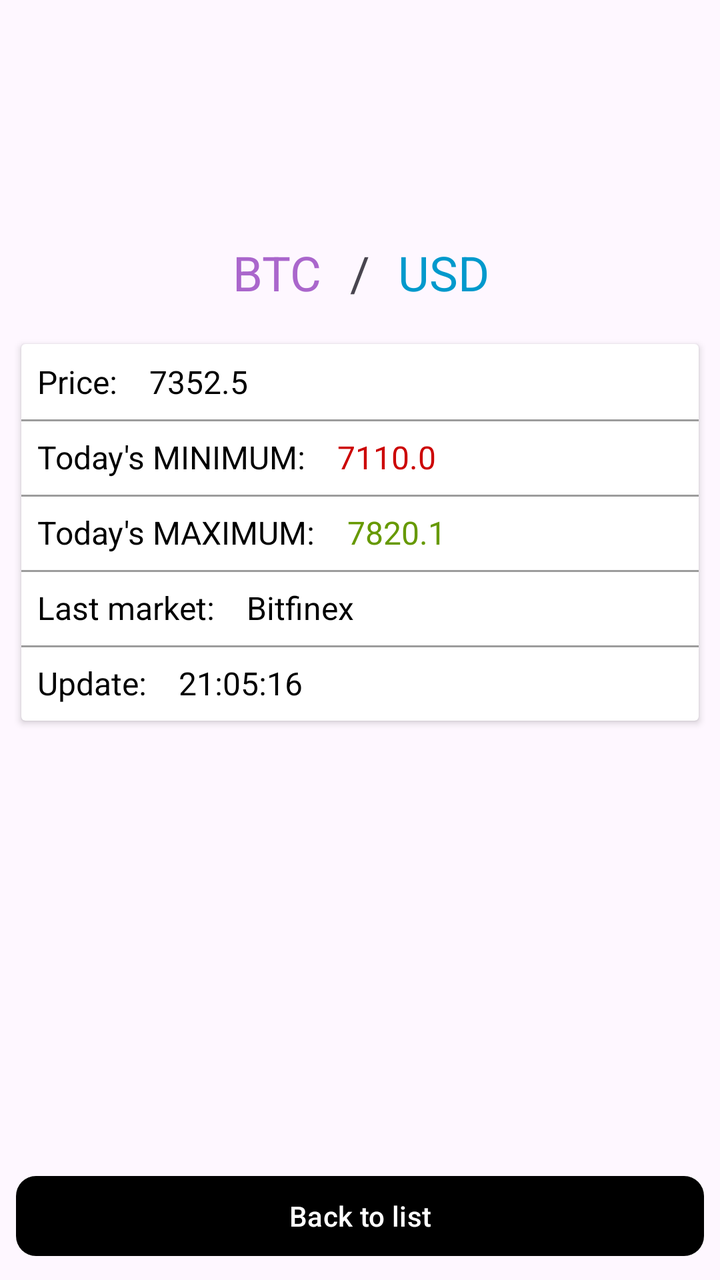
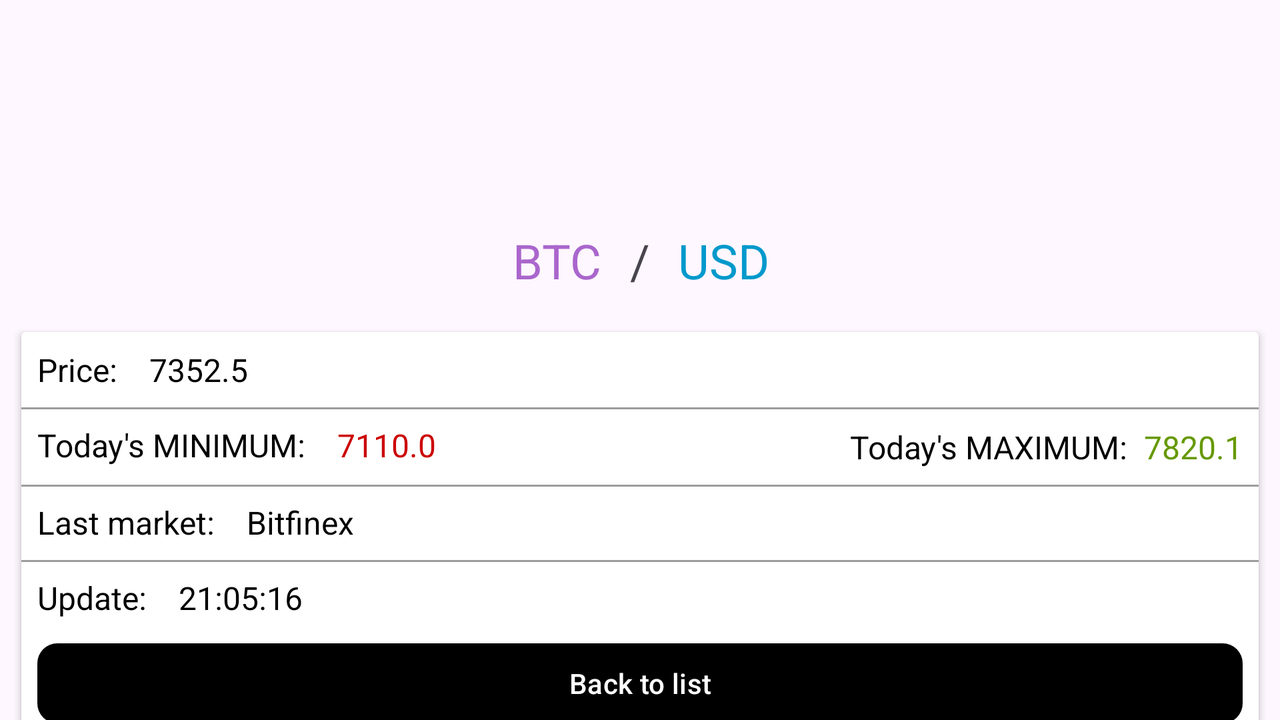

One screen, two layout resources from the same app: the default and the repository's alternative for another configuration. Each is rendered where Android would select it; the XML of both is given below.
<!-- AndroidManifest.xml: activity theme Theme.CryptoApp -->
<!-- res/layout/activity_coin_detail.xml -->
<?xml version="1.0" encoding="utf-8"?>
<androidx.constraintlayout.widget.ConstraintLayout xmlns:android="http://schemas.android.com/apk/res/android"
    xmlns:app="http://schemas.android.com/apk/res-auto"
    xmlns:tools="http://schemas.android.com/tools"
    android:layout_width="match_parent"
    android:layout_height="match_parent"
    tools:context=".presentation.CoinDetailActivity">

    <ImageView
        android:id="@+id/ivLogoCoin"
        android:layout_width="80dp"
        android:layout_height="80dp"
        android:layout_margin="16dp"
        android:contentDescription="@string/coin_logo"
        app:layout_constraintEnd_toEndOf="parent"
        app:layout_constraintStart_toStartOf="parent"
        app:layout_constraintTop_toTopOf="parent"
        tools:src="@mipmap/ic_launcher" />

    <TextView
        android:id="@+id/tvFromSymbol"
        android:layout_width="wrap_content"
        android:layout_height="wrap_content"
        android:textColor="@android:color/holo_purple"
        android:textSize="24sp"
        app:layout_constraintBottom_toBottomOf="@id/tvSlash"
        app:layout_constraintEnd_toStartOf="@id/tvSlash"
        app:layout_constraintTop_toTopOf="@id/tvSlash"
        tools:text="BTC" />

    <TextView
        android:id="@+id/tvSlash"
        android:layout_width="wrap_content"
        android:layout_height="wrap_content"
        android:layout_marginTop="16dp"
        android:padding="8dp"
        android:text="@string/slash"
        android:textSize="24sp"
        app:layout_constraintEnd_toEndOf="parent"
        app:layout_constraintStart_toStartOf="parent"
        app:layout_constraintTop_toBottomOf="@id/ivLogoCoin" />

    <TextView
        android:id="@+id/tvToSymbol"
        android:layout_width="wrap_content"
        android:layout_height="wrap_content"
        android:textColor="@android:color/holo_blue_dark"
        android:textSize="24sp"
        app:layout_constraintBottom_toBottomOf="@id/tvSlash"
        app:layout_constraintStart_toEndOf="@id/tvSlash"
        app:layout_constraintTop_toTopOf="@id/tvSlash"
        tools:text="USD" />

    <androidx.cardview.widget.CardView
        android:layout_width="match_parent"
        android:layout_height="wrap_content"
        android:layout_margin="8dp"
        app:cardUseCompatPadding="true"
        app:layout_constraintTop_toBottomOf="@id/tvSlash">

        <androidx.constraintlayout.widget.ConstraintLayout
            android:layout_width="match_parent"
            android:layout_height="wrap_content"
            android:paddingTop="8dp"
            android:paddingBottom="8dp">

            <TextView
                android:id="@+id/tvPriceLabel"
                android:layout_width="wrap_content"
                android:layout_height="wrap_content"
                android:paddingStart="8dp"
                android:paddingEnd="8dp"
                android:text="@string/price_label"
                android:textColor="#000"
                android:textSize="16sp"
                app:layout_constraintStart_toStartOf="parent"
                app:layout_constraintTop_toTopOf="parent" />

            <TextView
                android:id="@+id/tvPrice"
                android:layout_width="wrap_content"
                android:layout_height="wrap_content"
                android:layout_marginStart="8dp"
                android:textColor="#000"
                android:textSize="16sp"
                app:layout_constraintStart_toEndOf="@id/tvPriceLabel"
                app:layout_constraintTop_toTopOf="parent"
                tools:text="7352.5" />

            <View
                android:layout_width="match_parent"
                android:layout_height="1dp"
                android:layout_marginTop="8dp"
                android:background="#63000000"
                app:layout_constraintTop_toBottomOf="@id/tvPriceLabel" />

            <TextView
                android:id="@+id/tvMinPriceLabel"
                android:layout_width="wrap_content"
                android:layout_height="wrap_content"
                android:layout_marginTop="16dp"
                android:paddingStart="8dp"
                android:paddingEnd="8dp"
                android:text="@string/min_price_label"
                android:textColor="#000"
                android:textSize="16sp"
                app:layout_constraintStart_toStartOf="parent"
                app:layout_constraintTop_toBottomOf="@id/tvPriceLabel" />

            <TextView
                android:id="@+id/tvMinPrice"
                android:layout_width="wrap_content"
                android:layout_height="wrap_content"
                android:layout_marginStart="8dp"
                android:layout_marginTop="16dp"
                android:textColor="@android:color/holo_red_dark"
                android:textSize="16sp"
                app:layout_constraintStart_toEndOf="@id/tvMinPriceLabel"
                app:layout_constraintTop_toBottomOf="@id/tvPriceLabel"
                tools:text="7110.0" />

            <View
                android:layout_width="match_parent"
                android:layout_height="1dp"
                android:layout_marginTop="8dp"
                android:background="#63000000"
                app:layout_constraintTop_toBottomOf="@id/tvMinPriceLabel" />

            <TextView
                android:id="@+id/tvMaxPriceLabel"
                android:layout_width="wrap_content"
                android:layout_height="wrap_content"
                android:layout_marginTop="16dp"
                android:paddingStart="8dp"
                android:paddingEnd="8dp"
                android:text="@string/max_price_label"
                android:textColor="#000"
                android:textSize="16sp"
                app:layout_constraintStart_toStartOf="parent"
                app:layout_constraintTop_toBottomOf="@id/tvMinPriceLabel" />

            <TextView
                android:id="@+id/tvMaxPrice"
                android:layout_width="wrap_content"
                android:layout_height="wrap_content"
                android:layout_marginStart="8dp"
                android:layout_marginTop="16dp"
                android:textColor="@android:color/holo_green_dark"
                android:textSize="16sp"
                app:layout_constraintStart_toEndOf="@id/tvMaxPriceLabel"
                app:layout_constraintTop_toBottomOf="@id/tvMinPriceLabel"
                tools:text="7820.1" />

            <View
                android:layout_width="match_parent"
                android:layout_height="1dp"
                android:layout_marginTop="8dp"
                android:background="#63000000"
                app:layout_constraintTop_toBottomOf="@id/tvMaxPriceLabel" />

            <TextView
                android:id="@+id/tvLastMarketLabel"
                android:layout_width="wrap_content"
                android:layout_height="wrap_content"
                android:layout_marginTop="16dp"
                android:paddingStart="8dp"
                android:paddingEnd="8dp"
                android:text="@string/last_market_label"
                android:textColor="#000"
                android:textSize="16sp"
                app:layout_constraintStart_toStartOf="parent"
                app:layout_constraintTop_toBottomOf="@id/tvMaxPriceLabel" />

            <TextView
                android:id="@+id/tvLastMarket"
                android:layout_width="wrap_content"
                android:layout_height="wrap_content"
                android:layout_marginStart="8dp"
                android:layout_marginTop="16dp"
                android:textColor="#000"
                android:textSize="16sp"
                app:layout_constraintStart_toEndOf="@id/tvLastMarketLabel"
                app:layout_constraintTop_toBottomOf="@id/tvMaxPriceLabel"
                tools:text="Bitfinex" />

            <View
                android:layout_width="match_parent"
                android:layout_height="1dp"
                android:layout_marginTop="8dp"
                android:background="#63000000"
                app:layout_constraintTop_toBottomOf="@id/tvLastMarketLabel" />

            <TextView
                android:id="@+id/tvLastUpdateLabel"
                android:layout_width="wrap_content"
                android:layout_height="wrap_content"
                android:layout_marginTop="16dp"
                android:paddingStart="8dp"
                android:paddingEnd="8dp"
                android:text="@string/last_updated_label"
                android:textColor="#000"
                android:textSize="16sp"
                app:layout_constraintStart_toStartOf="parent"
                app:layout_constraintTop_toBottomOf="@id/tvLastMarketLabel" />

            <TextView
                android:id="@+id/tvLastUpdate"
                android:layout_width="wrap_content"
                android:layout_height="wrap_content"
                android:layout_marginStart="8dp"
                android:layout_marginTop="16dp"
                android:textColor="#000"
                android:textSize="16sp"
                app:layout_constraintStart_toEndOf="@id/tvLastUpdateLabel"
                app:layout_constraintTop_toBottomOf="@id/tvLastMarket"
                tools:text="21:05:16" />

        </androidx.constraintlayout.widget.ConstraintLayout>

    </androidx.cardview.widget.CardView>

    <Button
        android:id="@+id/buttonBack"
        android:layout_width="0dp"
        android:layout_height="wrap_content"
        android:layout_margin="8dp"
        android:text="@string/back_to_list"
        app:cornerRadius="10dp"
        app:layout_constraintBottom_toBottomOf="parent"
        app:layout_constraintEnd_toEndOf="parent"
        app:layout_constraintStart_toStartOf="parent" />

</androidx.constraintlayout.widget.ConstraintLayout>
<!-- resources referenced by this layout -->
<resources>
  <string name="back_to_list">Back to list</string>
  <string name="coin_logo">Coin logo</string>
  <string name="last_market_label">Last market:</string>
  <string name="last_updated_label">Update:</string>
  <string name="max_price_label">Today\'s MAXIMUM:</string>
  <string name="min_price_label">Today\'s MINIMUM:</string>
  <string name="price_label">Price:</string>
  <string name="slash">" / "</string>
  <style name="Theme.CryptoApp" parent="Base.Theme.CryptoApp" />
  <style name="Base.Theme.CryptoApp" parent="Theme.Material3.Light.NoActionBar">
          <item name="colorPrimary">@color/colorPrimary</item>
          <item name="colorPrimaryDark">@color/colorPrimaryDark</item>
          <item name="colorAccent">@color/colorAccent</item>
      </style>
  <color name="colorPrimary">#FF000000</color>
  <color name="colorPrimaryDark">#FF000000</color>
  <color name="colorAccent">#FF000000</color>
</resources>
<!-- res/layout-land/activity_coin_detail.xml (the repository's variant of the layout above) -->
<!-- drawn on the phone turned sideways -->
<?xml version="1.0" encoding="utf-8"?>
<androidx.constraintlayout.widget.ConstraintLayout xmlns:android="http://schemas.android.com/apk/res/android"
    xmlns:app="http://schemas.android.com/apk/res-auto"
    xmlns:tools="http://schemas.android.com/tools"
    android:layout_width="match_parent"
    android:layout_height="match_parent"
    tools:context=".CoinDetailActivity">

    <ImageView
        android:id="@+id/ivLogoCoin"
        android:layout_width="80dp"
        android:layout_height="80dp"
        android:layout_margin="16dp"
        android:contentDescription="@string/coin_logo"
        app:layout_constraintEnd_toEndOf="parent"
        app:layout_constraintStart_toStartOf="parent"
        app:layout_constraintTop_toTopOf="parent"
        tools:src="@mipmap/ic_launcher" />

    <TextView
        android:id="@+id/tvFromSymbol"
        android:layout_width="wrap_content"
        android:layout_height="wrap_content"
        android:textColor="@android:color/holo_purple"
        android:textSize="24sp"
        app:layout_constraintBottom_toBottomOf="@id/tvSlash"
        app:layout_constraintEnd_toStartOf="@id/tvSlash"
        app:layout_constraintTop_toTopOf="@id/tvSlash"
        tools:text="BTC" />

    <TextView
        android:id="@+id/tvSlash"
        android:layout_width="wrap_content"
        android:layout_height="wrap_content"
        android:layout_marginTop="10dp"
        android:padding="8dp"
        android:text="@string/slash"
        android:textSize="24sp"
        app:layout_constraintEnd_toEndOf="parent"
        app:layout_constraintStart_toStartOf="parent"
        app:layout_constraintTop_toBottomOf="@id/ivLogoCoin" />

    <TextView
        android:id="@+id/tvToSymbol"
        android:layout_width="wrap_content"
        android:layout_height="wrap_content"
        android:textColor="@android:color/holo_blue_dark"
        android:textSize="24sp"
        app:layout_constraintBottom_toBottomOf="@id/tvSlash"
        app:layout_constraintStart_toEndOf="@id/tvSlash"
        app:layout_constraintTop_toTopOf="@id/tvSlash"
        tools:text="USD" />

    <androidx.cardview.widget.CardView
        android:layout_width="match_parent"
        android:layout_height="wrap_content"
        android:layout_margin="8dp"
        app:cardUseCompatPadding="true"
        app:layout_constraintTop_toBottomOf="@id/tvSlash">

        <androidx.constraintlayout.widget.ConstraintLayout
            android:layout_width="match_parent"
            android:layout_height="wrap_content"
            android:paddingTop="8dp"
            android:paddingBottom="8dp">

            <TextView
                android:id="@+id/tvPriceLabel"
                android:layout_width="wrap_content"
                android:layout_height="wrap_content"
                android:paddingStart="8dp"
                android:paddingEnd="8dp"
                android:text="@string/price_label"
                android:textColor="#000"
                android:textSize="16sp"
                app:layout_constraintStart_toStartOf="parent"
                app:layout_constraintTop_toTopOf="parent" />

            <TextView
                android:id="@+id/tvPrice"
                android:layout_width="wrap_content"
                android:layout_height="wrap_content"
                android:layout_marginStart="8dp"
                android:textColor="#000"
                android:textSize="16sp"
                app:layout_constraintStart_toEndOf="@id/tvPriceLabel"
                app:layout_constraintTop_toTopOf="parent"
                tools:text="7352.5" />

            <View
                android:id="@+id/view"
                android:layout_width="match_parent"
                android:layout_height="1dp"
                android:layout_marginTop="8dp"
                android:background="#63000000"
                app:layout_constraintTop_toBottomOf="@id/tvPriceLabel" />

            <TextView
                android:id="@+id/tvMinPriceLabel"
                android:layout_width="wrap_content"
                android:layout_height="wrap_content"
                android:layout_marginTop="16dp"
                android:paddingStart="8dp"
                android:paddingEnd="8dp"
                android:text="@string/min_price_label"
                android:textColor="#000"
                android:textSize="16sp"
                app:layout_constraintStart_toStartOf="parent"
                app:layout_constraintTop_toBottomOf="@id/tvPriceLabel" />

            <TextView
                android:id="@+id/tvMinPrice"
                android:layout_width="wrap_content"
                android:layout_height="wrap_content"
                android:layout_marginStart="8dp"
                android:layout_marginTop="16dp"
                android:textColor="@android:color/holo_red_dark"
                android:textSize="16sp"
                app:layout_constraintStart_toEndOf="@id/tvMinPriceLabel"
                app:layout_constraintTop_toBottomOf="@id/tvPriceLabel"
                tools:text="7110.0" />

            <TextView
                android:id="@+id/tvMaxPriceLabel"
                android:layout_width="wrap_content"
                android:layout_height="wrap_content"
                android:layout_marginTop="8dp"
                android:paddingStart="8dp"
                android:paddingEnd="8dp"
                android:text="@string/max_price_label"
                android:textColor="#000"
                android:textSize="16sp"
                app:layout_constraintEnd_toStartOf="@id/tvMaxPrice"
                app:layout_constraintTop_toBottomOf="@id/view" />

            <TextView
                android:id="@+id/tvMaxPrice"
                android:layout_width="wrap_content"
                android:layout_height="wrap_content"
                android:layout_marginStart="8dp"
                android:layout_marginEnd="8dp"
                android:layout_marginTop="8dp"
                android:textColor="@android:color/holo_green_dark"
                android:textSize="16sp"
                app:layout_constraintEnd_toEndOf="parent"
                app:layout_constraintTop_toBottomOf="@id/view"
                tools:text="7820.1" />

            <View
                android:layout_width="match_parent"
                android:layout_height="1dp"
                android:layout_marginTop="8dp"
                android:background="#63000000"
                app:layout_constraintTop_toBottomOf="@id/tvMaxPriceLabel" />

            <TextView
                android:id="@+id/tvLastMarketLabel"
                android:layout_width="wrap_content"
                android:layout_height="wrap_content"
                android:layout_marginTop="16dp"
                android:paddingStart="8dp"
                android:paddingEnd="8dp"
                android:text="@string/last_market_label"
                android:textColor="#000"
                android:textSize="16sp"
                app:layout_constraintStart_toStartOf="parent"
                app:layout_constraintTop_toBottomOf="@id/tvMaxPriceLabel" />

            <TextView
                android:id="@+id/tvLastMarket"
                android:layout_width="wrap_content"
                android:layout_height="wrap_content"
                android:layout_marginStart="8dp"
                android:layout_marginTop="16dp"
                android:textColor="#000"
                android:textSize="16sp"
                app:layout_constraintStart_toEndOf="@id/tvLastMarketLabel"
                app:layout_constraintTop_toBottomOf="@id/tvMaxPriceLabel"
                tools:text="Bitfinex" />

            <View
                android:layout_width="match_parent"
                android:layout_height="1dp"
                android:layout_marginTop="8dp"
                android:background="#63000000"
                app:layout_constraintTop_toBottomOf="@id/tvLastMarketLabel" />

            <TextView
                android:id="@+id/tvLastUpdateLabel"
                android:layout_width="wrap_content"
                android:layout_height="wrap_content"
                android:layout_marginTop="16dp"
                android:paddingStart="8dp"
                android:paddingEnd="8dp"
                android:text="@string/last_updated_label"
                android:textColor="#000"
                android:textSize="16sp"
                app:layout_constraintStart_toStartOf="parent"
                app:layout_constraintTop_toBottomOf="@id/tvLastMarketLabel" />

            <TextView
                android:id="@+id/tvLastUpdate"
                android:layout_width="wrap_content"
                android:layout_height="wrap_content"
                android:layout_marginStart="8dp"
                android:layout_marginTop="16dp"
                android:textColor="#000"
                android:textSize="16sp"
                app:layout_constraintStart_toEndOf="@id/tvLastUpdateLabel"
                app:layout_constraintTop_toBottomOf="@id/tvLastMarket"
                tools:text="21:05:16" />

            <Button
                android:id="@+id/buttonBack"
                android:layout_width="0dp"
                android:layout_height="wrap_content"
                android:layout_margin="8dp"
                android:text="@string/back_to_list"
                app:cornerRadius="10dp"
                app:layout_constraintBottom_toBottomOf="parent"
                app:layout_constraintEnd_toEndOf="parent"
                app:layout_constraintStart_toStartOf="parent"
                app:layout_constraintTop_toBottomOf="@id/tvLastUpdateLabel"
                tools:layout_editor_absoluteY="183dp" />

        </androidx.constraintlayout.widget.ConstraintLayout>

    </androidx.cardview.widget.CardView>

</androidx.constraintlayout.widget.ConstraintLayout>
